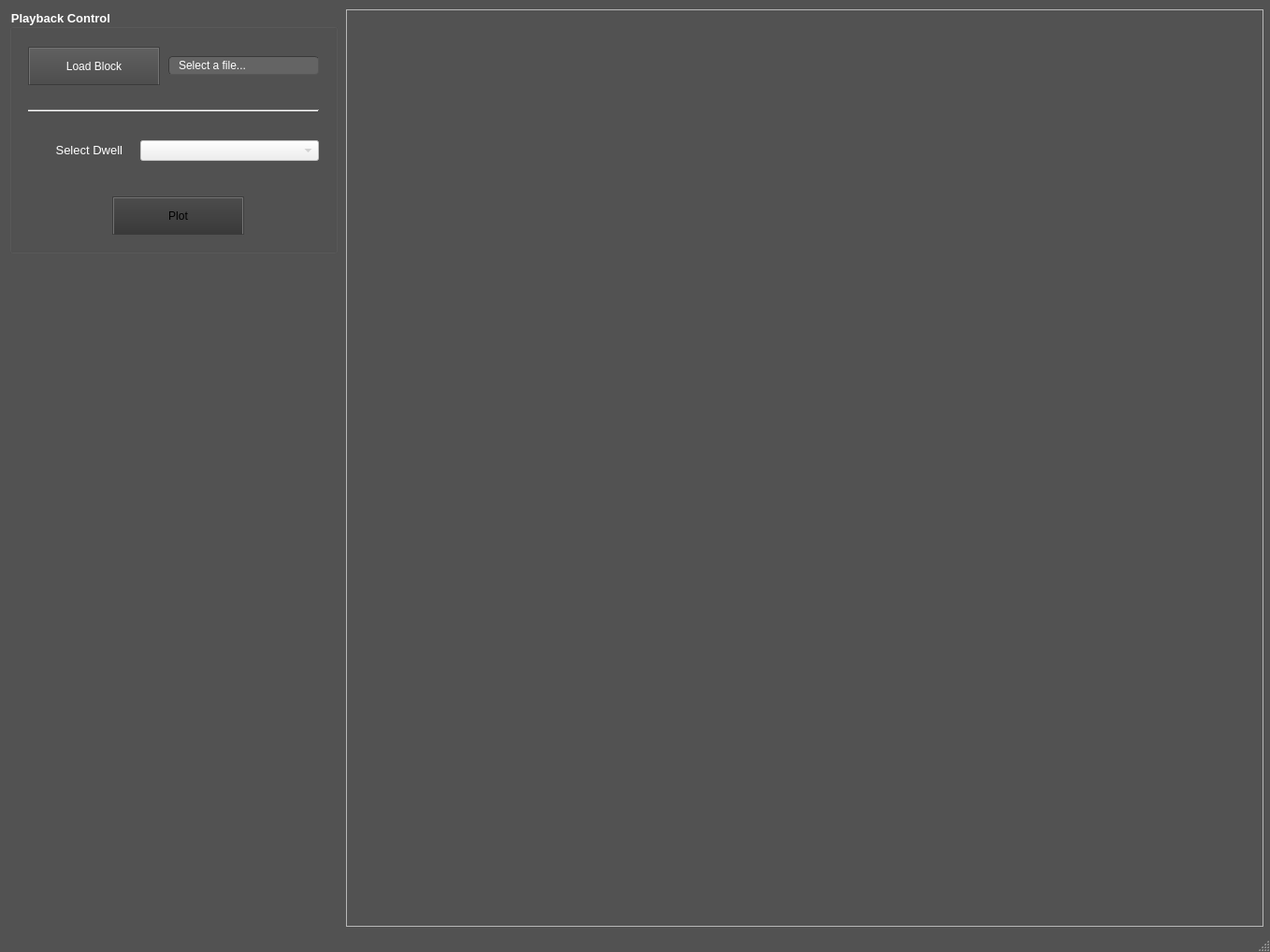
<?xml version="1.0" encoding="UTF-8"?>
<ui version="4.0">
 <class>plotter</class>
 <widget class="QMainWindow" name="plotter">
  <property name="geometry">
   <rect>
    <x>0</x>
    <y>0</y>
    <width>1358</width>
    <height>1018</height>
   </rect>
  </property>
  <property name="windowTitle">
   <string>Block Plotter</string>
  </property>
  <property name="styleSheet">
   <string notr="true">/*
ElegantDark Style Sheet for QT Applications
Author: Jaime A. Quiroga P.
Company: GTRONICK
Last updated: 17/04/2018
Available at: https://github.com/GTRONICK/QSS/blob/master/ElegantDark.qss
*/
QMainWindow {
	background-color:rgb(82, 82, 82);
}
QTextEdit {
	background-color:rgb(42, 42, 42);
	color: rgb(0, 255, 0);
}
QPushButton{
	border-style: outset;
	border-width: 2px;
	border-top-color: qlineargradient(spread:pad, x1:0.5, y1:0.6, x2:0.5, y2:0.4, stop:0 rgba(115, 115, 115, 255), stop:1 rgba(62, 62, 62, 255));
	border-right-color: qlineargradient(spread:pad, x1:0.4, y1:0.5, x2:0.6, y2:0.5, stop:0 rgba(115, 115, 115, 255), stop:1 rgba(62, 62, 62, 255));
	border-left-color: qlineargradient(spread:pad, x1:0.6, y1:0.5, x2:0.4, y2:0.5, stop:0 rgba(115, 115, 115, 255), stop:1 rgba(62, 62, 62, 255));
	border-bottom-color: rgb(58, 58, 58);
	border-bottom-width: 1px;
	border-style: solid;
	color: rgb(255, 255, 255);
	padding: 2px;
	background-color: qlineargradient(spread:pad, x1:0.5, y1:1, x2:0.5, y2:0, stop:0 rgba(77, 77, 77, 255), stop:1 rgba(97, 97, 97, 255));
}
QPushButton:hover{
	border-style: outset;
	border-width: 2px;
	border-top-color: qlineargradient(spread:pad, x1:0.5, y1:0.6, x2:0.5, y2:0.4, stop:0 rgba(180, 180, 180, 255), stop:1 rgba(110, 110, 110, 255));
	border-right-color: qlineargradient(spread:pad, x1:0.4, y1:0.5, x2:0.6, y2:0.5, stop:0 rgba(180, 180, 180, 255), stop:1 rgba(110, 110, 110, 255));
	border-left-color: qlineargradient(spread:pad, x1:0.6, y1:0.5, x2:0.4, y2:0.5, stop:0 rgba(180, 180, 180, 255), stop:1 rgba(110, 110, 110, 255));
	border-bottom-color: rgb(115, 115, 115);
	border-bottom-width: 1px;
	border-style: solid;
	color: rgb(255, 255, 255);
	padding: 2px;
	background-color: qlineargradient(spread:pad, x1:0.5, y1:1, x2:0.5, y2:0, stop:0 rgba(107, 107, 107, 255), stop:1 rgba(157, 157, 157, 255));
}
QPushButton:pressed{
	border-style: outset;
	border-width: 2px;
	border-top-color: qlineargradient(spread:pad, x1:0.5, y1:0.6, x2:0.5, y2:0.4, stop:0 rgba(62, 62, 62, 255), stop:1 rgba(22, 22, 22, 255));
	border-right-color: qlineargradient(spread:pad, x1:0.4, y1:0.5, x2:0.6, y2:0.5, stop:0 rgba(115, 115, 115, 255), stop:1 rgba(62, 62, 62, 255));
	border-left-color: qlineargradient(spread:pad, x1:0.6, y1:0.5, x2:0.4, y2:0.5, stop:0 rgba(115, 115, 115, 255), stop:1 rgba(62, 62, 62, 255));
	border-bottom-color: rgb(58, 58, 58);
	border-bottom-width: 1px;
	border-style: solid;
	color: rgb(255, 255, 255);
	padding: 2px;
	background-color: qlineargradient(spread:pad, x1:0.5, y1:1, x2:0.5, y2:0, stop:0 rgba(77, 77, 77, 255), stop:1 rgba(97, 97, 97, 255));
}
QPushButton:disabled{
	border-style: outset;
	border-width: 2px;
	border-top-color: qlineargradient(spread:pad, x1:0.5, y1:0.6, x2:0.5, y2:0.4, stop:0 rgba(115, 115, 115, 255), stop:1 rgba(62, 62, 62, 255));
	border-right-color: qlineargradient(spread:pad, x1:0.4, y1:0.5, x2:0.6, y2:0.5, stop:0 rgba(115, 115, 115, 255), stop:1 rgba(62, 62, 62, 255));
	border-left-color: qlineargradient(spread:pad, x1:0.6, y1:0.5, x2:0.4, y2:0.5, stop:0 rgba(115, 115, 115, 255), stop:1 rgba(62, 62, 62, 255));
	border-bottom-color: rgb(58, 58, 58);
	border-bottom-width: 1px;
	border-style: solid;
	color: rgb(0, 0, 0);
	padding: 2px;
	background-color: qlineargradient(spread:pad, x1:0.5, y1:1, x2:0.5, y2:0, stop:0 rgba(57, 57, 57, 255), stop:1 rgba(77, 77, 77, 255));
}
QLineEdit {
	border-width: 1px; border-radius: 4px;
	border-color: rgb(58, 58, 58);
	border-style: inset;
	padding: 0 8px;
	color: rgb(255, 255, 255);
	background:rgb(100, 100, 100);
	selection-background-color: rgb(187, 187, 187);
	selection-color: rgb(60, 63, 65);
}
QSpinBox {
	border-width: 1px; border-radius: 4px;
	border-color: rgb(58, 58, 58);
	border-style: inset;
	padding: 0 8px;
	color: rgb(255, 255, 255);
	background:rgb(100, 100, 100);
	selection-background-color: rgb(187, 187, 187);
	selection-color: rgb(60, 63, 65);
}
QDoubleSpinBox {
	border-width: 1px; border-radius: 4px;
	border-color: rgb(58, 58, 58);
	border-style: inset;
	padding: 0 8px;
	color: rgb(255, 255, 255);
	background:rgb(100, 100, 100);
	selection-background-color: rgb(187, 187, 187);
	selection-color: rgb(60, 63, 65);
}
QLabel {
	color:rgb(255,255,255);	
}
QGroupBox {
	color:rgb(255,255,255);	
}
QProgressBar {
	text-align: center;
	color: rgb(240, 240, 240);
	border-width: 1px; 
	border-radius: 10px;
	border-color: rgb(58, 58, 58);
	border-style: inset;
	background-color:rgb(77,77,77);
}
QProgressBar::chunk {
	background-color: qlineargradient(spread:pad, x1:0.5, y1:0.7, x2:0.5, y2:0.3, stop:0 rgba(87, 97, 106, 255), stop:1 rgba(93, 103, 113, 255));
	border-radius: 5px;
}
QMenuBar {
	background:rgb(82, 82, 82);
}
QMenuBar::item {
	color:rgb(223,219,210);
	spacing: 3px;
	padding: 1px 4px;
	background: transparent;
}

QMenuBar::item:selected {
	background:rgb(115, 115, 115);
}
QMenu::item:selected {
	color:rgb(255,255,255);
	border-width:2px;
	border-style:solid;
	padding-left:18px;
	padding-right:8px;
	padding-top:2px;
	padding-bottom:3px;
	background:qlineargradient(spread:pad, x1:0.5, y1:0.7, x2:0.5, y2:0.3, stop:0 rgba(87, 97, 106, 255), stop:1 rgba(93, 103, 113, 255));
	border-top-color: qlineargradient(spread:pad, x1:0.5, y1:0.6, x2:0.5, y2:0.4, stop:0 rgba(115, 115, 115, 255), stop:1 rgba(62, 62, 62, 255));
	border-right-color: qlineargradient(spread:pad, x1:0.4, y1:0.5, x2:0.6, y2:0.5, stop:0 rgba(115, 115, 115, 255), stop:1 rgba(62, 62, 62, 255));
	border-left-color: qlineargradient(spread:pad, x1:0.6, y1:0.5, x2:0.4, y2:0.5, stop:0 rgba(115, 115, 115, 255), stop:1 rgba(62, 62, 62, 255));
	border-bottom-color: rgb(58, 58, 58);
	border-bottom-width: 1px;
}
QMenu::item {
	color:rgb(223,219,210);
	background-color:rgb(78,78,78);
	padding-left:20px;
	padding-top:4px;
	padding-bottom:4px;
	padding-right:10px;
}
QMenu{
	background-color:rgb(78,78,78);
}
QTabWidget {
	color:rgb(0,0,0);
	background-color:rgb(247,246,246);
}
QTabWidget::pane {
		border-color: rgb(77,77,77);
		background-color:rgb(101,101,101);
		border-style: solid;
		border-width: 1px;
    	border-radius: 6px;
}
QTabBar::tab {
	padding:2px;
	color:rgb(250,250,250);
  	background-color: qlineargradient(spread:pad, x1:0.5, y1:1, x2:0.5, y2:0, stop:0 rgba(77, 77, 77, 255), stop:1 rgba(97, 97, 97, 255));
	border-style: solid;
	border-width: 2px;
  	border-top-right-radius:4px;
   border-top-left-radius:4px;
	border-top-color: qlineargradient(spread:pad, x1:0.5, y1:0.6, x2:0.5, y2:0.4, stop:0 rgba(115, 115, 115, 255), stop:1 rgba(95, 92, 93, 255));
	border-right-color: qlineargradient(spread:pad, x1:0.4, y1:0.5, x2:0.6, y2:0.5, stop:0 rgba(115, 115, 115, 255), stop:1 rgba(95, 92, 93, 255));
	border-left-color: qlineargradient(spread:pad, x1:0.6, y1:0.5, x2:0.4, y2:0.5, stop:0 rgba(115, 115, 115, 255), stop:1 rgba(95, 92, 93, 255));
	border-bottom-color: rgb(101,101,101);
}
QTabBar::tab:selected, QTabBar::tab:last:selected, QTabBar::tab:hover {
  	background-color:rgb(101,101,101);
  	margin-left: 0px;
  	margin-right: 1px;
}
QTabBar::tab:!selected {
    	margin-top: 1px;
		margin-right: 1px;
}
QCheckBox {
	color:rgb(223,219,210);
	padding: 2px;
}
QCheckBox:hover {
	border-radius:4px;
	border-style:solid;
	padding-left: 1px;
	padding-right: 1px;
	padding-bottom: 1px;
	padding-top: 1px;
	border-width:1px;
	border-color: rgb(87, 97, 106);
	background-color:qlineargradient(spread:pad, x1:0.5, y1:0.7, x2:0.5, y2:0.3, stop:0 rgba(87, 97, 106, 150), stop:1 rgba(93, 103, 113, 150));
}
QCheckBox::indicator:checked {
	border-radius:4px;
	border-style:solid;
	border-width:1px;
	border-color: rgb(180,180,180);
  	background-color:qlineargradient(spread:pad, x1:0.5, y1:0.7, x2:0.5, y2:0.3, stop:0 rgba(87, 97, 106, 255), stop:1 rgba(93, 103, 113, 255));
}
QCheckBox::indicator:unchecked {
	border-radius:4px;
	border-style:solid;
	border-width:1px;
	border-color: rgb(87, 97, 106);
  	background-color:rgb(255,255,255);
}
QStatusBar {
	color:rgb(240,240,240);
}
PyQtGraphWidget {
	color:rgb(255,255,255)
}</string>
  </property>
  <widget class="QWidget" name="centralwidget">
   <widget class="QFrame" name="frame_time_plot">
    <property name="geometry">
     <rect>
      <x>370</x>
      <y>10</y>
      <width>981</width>
      <height>981</height>
     </rect>
    </property>
    <property name="frameShape">
     <enum>QFrame::StyledPanel</enum>
    </property>
    <property name="frameShadow">
     <enum>QFrame::Raised</enum>
    </property>
    <widget class="PyQtGraphWidget" name="widget_plot" native="true">
     <property name="geometry">
      <rect>
       <x>10</x>
       <y>10</y>
       <width>961</width>
       <height>961</height>
      </rect>
     </property>
    </widget>
   </widget>
   <widget class="QGroupBox" name="gb_playback_control">
    <property name="geometry">
     <rect>
      <x>10</x>
      <y>10</y>
      <width>351</width>
      <height>261</height>
     </rect>
    </property>
    <property name="font">
     <font>
      <pointsize>10</pointsize>
      <weight>75</weight>
      <bold>true</bold>
     </font>
    </property>
    <property name="title">
     <string>Playback Control</string>
    </property>
    <widget class="QPushButton" name="pb_load_scenario">
     <property name="geometry">
      <rect>
       <x>20</x>
       <y>40</y>
       <width>141</width>
       <height>41</height>
      </rect>
     </property>
     <property name="text">
      <string>Load Block</string>
     </property>
    </widget>
    <widget class="QLineEdit" name="le_selected_file">
     <property name="enabled">
      <bool>false</bool>
     </property>
     <property name="geometry">
      <rect>
       <x>170</x>
       <y>50</y>
       <width>161</width>
       <height>20</height>
      </rect>
     </property>
     <property name="text">
      <string>Select a file...</string>
     </property>
    </widget>
    <widget class="Line" name="line">
     <property name="geometry">
      <rect>
       <x>20</x>
       <y>100</y>
       <width>311</width>
       <height>16</height>
      </rect>
     </property>
     <property name="orientation">
      <enum>Qt::Horizontal</enum>
     </property>
    </widget>
    <widget class="QLabel" name="lbl_increment_units">
     <property name="geometry">
      <rect>
       <x>210</x>
       <y>300</y>
       <width>111</width>
       <height>20</height>
      </rect>
     </property>
     <property name="font">
      <font>
       <pointsize>10</pointsize>
       <weight>50</weight>
       <bold>false</bold>
      </font>
     </property>
     <property name="text">
      <string>s</string>
     </property>
     <property name="alignment">
      <set>Qt::AlignLeading|Qt::AlignLeft|Qt::AlignVCenter</set>
     </property>
    </widget>
    <widget class="QLabel" name="lbl_sellect_dwell">
     <property name="geometry">
      <rect>
       <x>30</x>
       <y>140</y>
       <width>91</width>
       <height>20</height>
      </rect>
     </property>
     <property name="font">
      <font>
       <pointsize>10</pointsize>
       <weight>50</weight>
       <bold>false</bold>
      </font>
     </property>
     <property name="text">
      <string>Select Dwell</string>
     </property>
     <property name="alignment">
      <set>Qt::AlignRight|Qt::AlignTrailing|Qt::AlignVCenter</set>
     </property>
    </widget>
    <widget class="QComboBox" name="cb_select_dwell">
     <property name="enabled">
      <bool>false</bool>
     </property>
     <property name="geometry">
      <rect>
       <x>140</x>
       <y>140</y>
       <width>191</width>
       <height>22</height>
      </rect>
     </property>
    </widget>
    <widget class="QPushButton" name="pb_plot">
     <property name="enabled">
      <bool>false</bool>
     </property>
     <property name="geometry">
      <rect>
       <x>110</x>
       <y>200</y>
       <width>141</width>
       <height>41</height>
      </rect>
     </property>
     <property name="text">
      <string>Plot</string>
     </property>
    </widget>
   </widget>
  </widget>
  <widget class="QStatusBar" name="statusbar"/>
  <action name="actionLoad">
   <property name="text">
    <string>Load</string>
   </property>
  </action>
  <action name="actionSave">
   <property name="text">
    <string>Save</string>
   </property>
  </action>
 </widget>
 <customwidgets>
  <customwidget>
   <class>PyQtGraphWidget</class>
   <extends>QWidget</extends>
   <header>gui/pyqtgraphwidget.h</header>
   <container>1</container>
  </customwidget>
 </customwidgets>
 <resources/>
 <connections/>
</ui>
